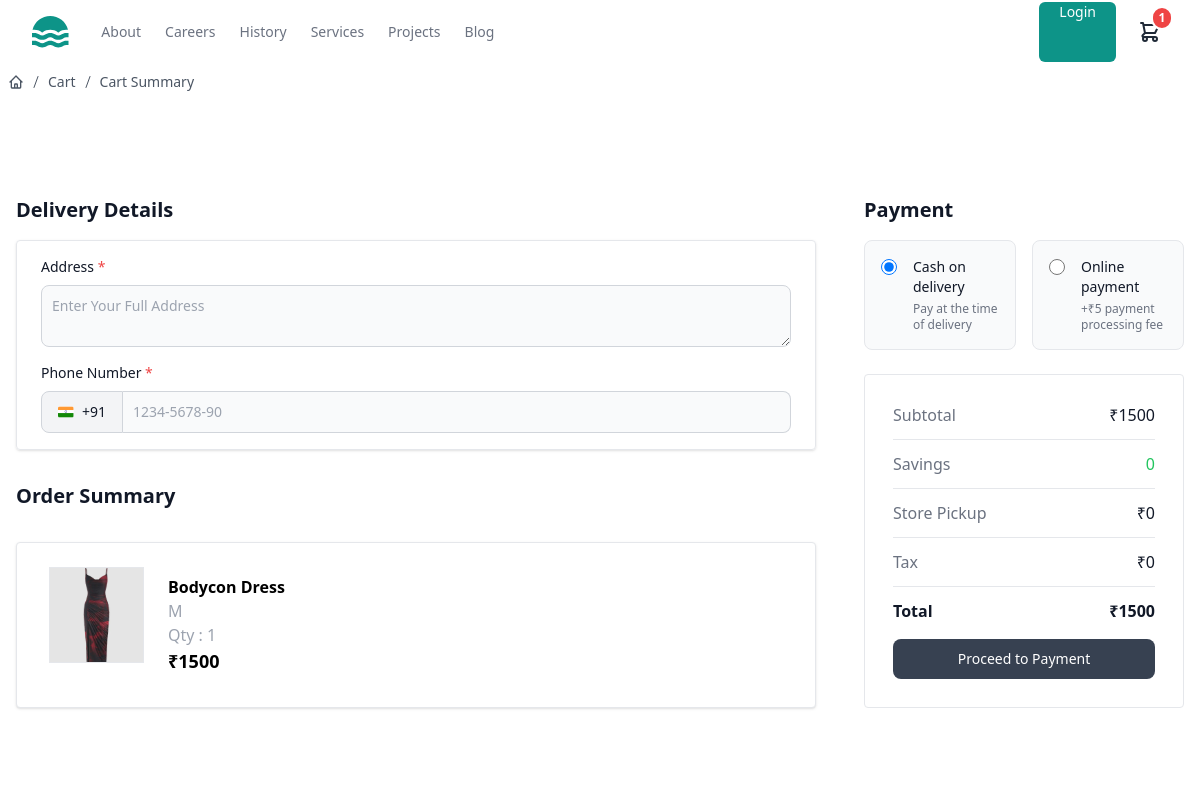
The app's page /placeorder/ (signed in) with its own data.
### store/models.py (models this page shows, shortened)
class BaseModel(models.Model):
    created_date=models.DateTimeField(auto_now_add=True)
    updated_date=models.DateTimeField(auto_now=True)
    is_active=models.BooleanField(default=True)

class BasketItem(BaseModel):
    product_object=models.ForeignKey(Product,on_delete=models.CASCADE)
    quantity=models.PositiveIntegerField(default=1)
    size_object=models.ForeignKey(Size,on_delete=models.CASCADE)
    is_order_placed=models.BooleanField(default=False)
    basket_object=models.ForeignKey(Basket,on_delete=models.CASCADE,related_name="cart_item")
    @property
    def item_total(self):
        return self.product_object.price*self.quantity

class Product(BaseModel):
    title=models.CharField(max_length=200)
    description=models.TextField()
    price=models.PositiveIntegerField()
    picture=models.ImageField(upload_to="product_images",null=True,blank=True)
    brand_object=models.ForeignKey(Brand,on_delete=models.CASCADE)
    category_object=models.ForeignKey(Category,on_delete=models.CASCADE)
    size_objects=models.ManyToManyField(Size)
    tag_objects=models.ManyToManyField(Tag)
    color=models.CharField(max_length=200)

class Size(BaseModel):
    name=models.CharField(max_length=200)
    def __str__(self):
        return self.name

### store/views.py (the view, shortened to what this page needs)
# urls.py: path("placeorder/",views.PlaceOrderView.as_view(),name="place-order"),
class PlaceOrderView(View):
    template_name="place_order.html"
    form_class=OrderForm
    def get(self,request,*args,**kwargs):
        form_instance=self.form_class()
        qs=request.user.cart.cart_item.filter(is_order_placed=False)
        total= sum([bi.item_total for bi in qs])
        return render(request,self.template_name,{"form":form_instance,"items":qs,"total":total})

### store/forms.py
class OrderForm(forms.ModelForm):
    class Meta:
        model=Order
        fields=["address","phone","payment_method"]

### store/context_processors.py (called while the page is built)
def item_count_context(request):
    count=0
    if request.user.is_authenticated:
        count=BasketItem.objects.filter(basket_object=request.user.cart,is_order_placed=False).count()
    return {"item_count":count}

### store/templates/place_order.html (shortened to what this page needs)
{% extends 'base.html' %}
{% block main_block %}
<div class="p-2">
  <nav aria-label="Breadcrumb">
      <ol class="flex items-center gap-1 text-sm text-gray-600">
        <li>
          <a href="{% url 'product-list' %}" class="block transition hover:text-gray-700">
          </a>
        </li>
        <li class="rtl:rotate-180">
          <svg
            xmlns="http://www.w3.org/2000/svg"
            fill="none"
            viewBox="0 0 24 24"
            stroke-width="1.5"
            stroke="currentColor"
            class="size-4"
          >
            <path stroke-linecap="round" stroke-linejoin="round" d="m9 20.247 6-16.5" />
          </svg>
        </li>
        <li>
          <a href="{% url 'cart-summary' %}" class="block transition hover:text-gray-700"> Cart </a>
        </li>
        <li class="rtl:rotate-180">
          <svg
            xmlns="http://www.w3.org/2000/svg"
            fill="none"
            viewBox="0 0 24 24"
            stroke-width="1.5"
            stroke="currentColor"
            class="size-4"
          >
            <path stroke-linecap="round" stroke-linejoin="round" d="m9 20.247 6-16.5" />
          </svg>
        </li>
        <li>
          <a href="#" class="block transition hover:text-gray-700"> Cart Summary </a>
        </li>
      </ol>
  </nav>
</div>
<section class="bg-white py-8 antialiased light:bg-gray-900 md:py-16">
  <form action="#" method="post" class="mx-auto max-w-screen-xl px-4 2xl:px-0">
      <div class="mt-6 sm:mt-8 lg:flex lg:items-start lg:gap-12 xl:gap-16">
        <div class="min-w-0 flex-1 space-y-8">
          <div class="space-y-4">
            <h2 class="text-xl font-semibold text-gray-900 light:text-white">Delivery Details</h2>
            <div class="grid grid-cols-1 gap-4 sm:grid-cols-1 border px-4 py-4 sm:px-6 shadow rounded">
                <div>
                    <label for="address" class="mb-2 block text-sm font-medium text-gray-900 light:text-white"> Address <span class="text-red-500">*</span> </label>
                    <textarea id="address" name="address" class="block w-full rounded-lg border border-gray-300 bg-gray-50 p-2.5 text-sm text-gray-900 focus:border-primary-500 focus:ring-primary-500 light:border-gray-600 light:bg-gray-700 light:text-white light:placeholder:text-gray-400 light:focus:border-primary-500 light:focus:ring-primary-500" placeholder="Enter Your Full Address"></textarea>
                </div>
                <div>
                    <label for="phone-input-3" class="mb-2 block text-sm font-medium text-gray-900 light:text-white"> Phone Number <span class="text-red-500">*</span> </label>
                    <div class="flex items-center">
                        <div id="dropdown-phone-button-3" class="z-10 inline-flex shrink-0 items-center rounded-s-lg border border-gray-300 bg-gray-100 px-4 py-2.5 text-center text-sm font-medium text-gray-900 hover:bg-gray-200 focus:outline-none focus:ring-4 focus:ring-gray-100 light:border-gray-600 light:bg-gray-700 light:text-white light:hover:bg-gray-600 light:focus:ring-gray-700">
                            +91
                        </div>
                        <div class="relative w-full">
                            <input type="number" name="phone" id="phone-input" class="z-20 block w-full rounded-e-lg border border-s-0 border-gray-300 bg-gray-50 p-2.5 text-sm text-gray-900 focus:border-primary-500 focus:ring-primary-500 light:border-gray-600 light:border-s-gray-700  light:bg-gray-700 light:text-white light:placeholder:text-gray-400 light:focus:border-primary-500" pattern="[0-9]{3}-[0-9]{3}-[0-9]{4}" placeholder="1234-5678-90" required />
                        </div>
                    </div>
                </div>
            </div>
        </div>
          <h2 class="text-xl font-semibold text-gray-900 light:text-white">Order Summary</h2>
          <div class="space-y-3 border bg-white px-2 py-4 sm:px-6 shadow rounded">
           {%for bi in items%}
           <div class="flex flex-col rounded-lg bg-white sm:flex-row">
            {%if bi.product_object.picture%}
               <img class="m-2 h-24 w-28 border object-cover object-center"
               src="{{bi.product_object.picture.url}}" alt="" />
            {%else%}
               <img class="m-2 h-24 w-28 border object-cover object-center"
               src="https://images.unsplash.com/flagged/photo-1556637640-2c80d3201be8?ixlib=rb-1.2.1&ixid=MnwxMjA3fDB8MHxzZWFyY2h8M3x8c25lYWtlcnxlbnwwfHwwfHw%3D&auto=format&fit=crop&w=500&q=60" alt="" />
            {%endif%}
            <div class="flex w-full flex-col px-4 py-4">
              <span class="font-semibold">{{bi.product_object.title}}</span>
              <span class="float-right text-gray-400">{{bi.size_object}}</span>
              <span class="float-right text-gray-400">Qty : {{bi.quantity}}</span>
              <p class="text-lg font-bold">₹{{bi.product_object.price}}</p>
            </div>
          </div>
           {%endfor%}
          </div>
        </div>
        <div class="mt-6 w-full space-y-6 sm:mt-8 lg:mt-0 lg:max-w-xs xl:max-w-md">
            <div class="space-y-4">
                <h3 class="text-xl font-semibold text-gray-900 light:text-white">Payment</h3>
                <div class="grid grid-cols-1 gap-4 md:grid-cols-2">
                  <div class="rounded-lg border border-gray-200 bg-gray-50 p-4 ps-4 light:border-gray-700 light:bg-gray-800">
                    <div class="flex items-start">
                      <div class="flex h-5 items-center">
                        <input id="credit-card" name="payment_method" aria-describedby="credit-card-text" type="radio" value="COD" class="h-4 w-4 border-gray-300 bg-white text-primary-600 focus:ring-2 focus:ring-primary-600 light:border-gray-600 light:bg-gray-700 light:ring-offset-gray-800 light:focus:ring-primary-600" checked />
                      </div>
                      <div class="ms-4 text-sm">
                        <label for="credit-card" class="font-medium leading-none text-gray-900 light:text-white"> Cash on delivery </label>
                        <p id="credit-card-text" class="mt-1 text-xs font-normal text-gray-500 light:text-gray-400">Pay at the time of delivery</p>
                      </div>
                    </div>
                  </div>
                  <div class="rounded-lg border border-gray-200 bg-gray-50 p-4 ps-4 light:border-gray-700 light:bg-gray-800">
                    <div class="flex items-start">
                      <div class="flex h-5 items-center">
                        <input id="pay-on-delivery" name="payment_method" aria-describedby="pay-on-delivery-text" type="radio" value="ONLINE" class="h-4 w-4 border-gray-300 bg-white text-primary-600 focus:ring-2 focus:ring-primary-600 light:border-gray-600 light:bg-gray-700 light:ring-offset-gray-800 light:focus:ring-primary-600" />
                      </div>
                      <div class="ms-4 text-sm">
                        <label for="pay-on-delivery" class="font-medium leading-none text-gray-900 light:text-white"> Online payment </label>
                        <p id="pay-on-delivery-text" class="mt-1 text-xs font-normal text-gray-500 light:text-gray-400">+₹5 payment processing fee</p>
                      </div>
                    </div>
                  </div>
                </div>
              </div>
          <div class="flow-root border rounded p-7">
            <div class="-my-3 divide-y divide-gray-200 light:divide-gray-800">
              <dl class="flex items-center justify-between gap-4 py-3">
                <dt class="text-base font-normal text-gray-500 light:text-gray-400">Subtotal</dt>
                <dd class="text-base font-medium text-gray-900 light:text-white">₹{{total}}</dd>
              </dl>
              <dl class="flex items-center justify-between gap-4 py-3">
                <dt class="text-base font-normal text-gray-500 light:text-gray-400">Savings</dt>
                <dd class="text-base font-medium text-green-500">0</dd>
              </dl>
              <dl class="flex items-center justify-between gap-4 py-3">
                <dt class="text-base font-normal text-gray-500 light:text-gray-400">Store Pickup</dt>
                <dd class="text-base font-medium text-gray-900 light:text-white">₹0</dd>
              </dl>
              <dl class="flex items-center justify-between gap-4 py-3">
                <dt class="text-base font-normal text-gray-500 light:text-gray-400">Tax</dt>
                <dd class="text-base font-medium text-gray-900 light:text-white">₹0</dd>
              </dl>
              <dl class="flex items-center justify-between gap-4 py-3">
                <dt class="text-base font-bold text-gray-900 light:text-white">Total</dt>
                <dd class="text-base font-bold text-gray-900 light:text-white">₹{{total}}</dd>
              </dl>
            </div>
            <div class="space-y-3 mt-4">
              <button type="submit" class="flex w-full items-center justify-center rounded-lg bg-gray-700 px-5 py-2.5 text-sm font-medium text-white hover:bg-gray-800 focus:outline-none focus:ring-4 focus:ring-gray-300 light:bg-gray-600 light:hover:bg-gray-700 light:focus:ring-gray-800">
                Proceed to Payment</button>
            </div>
          </div>
        </div>
      </div>
    </form>
</section>
{% endblock %}

### records on screen
BasketItem: product_object.picture (picture), product_object "Bodycon Dress", size_object "M", quantity "1", product_object.price "1500"

### other values on screen
{{ item_count }} "1"
{{ total }} "1500"
